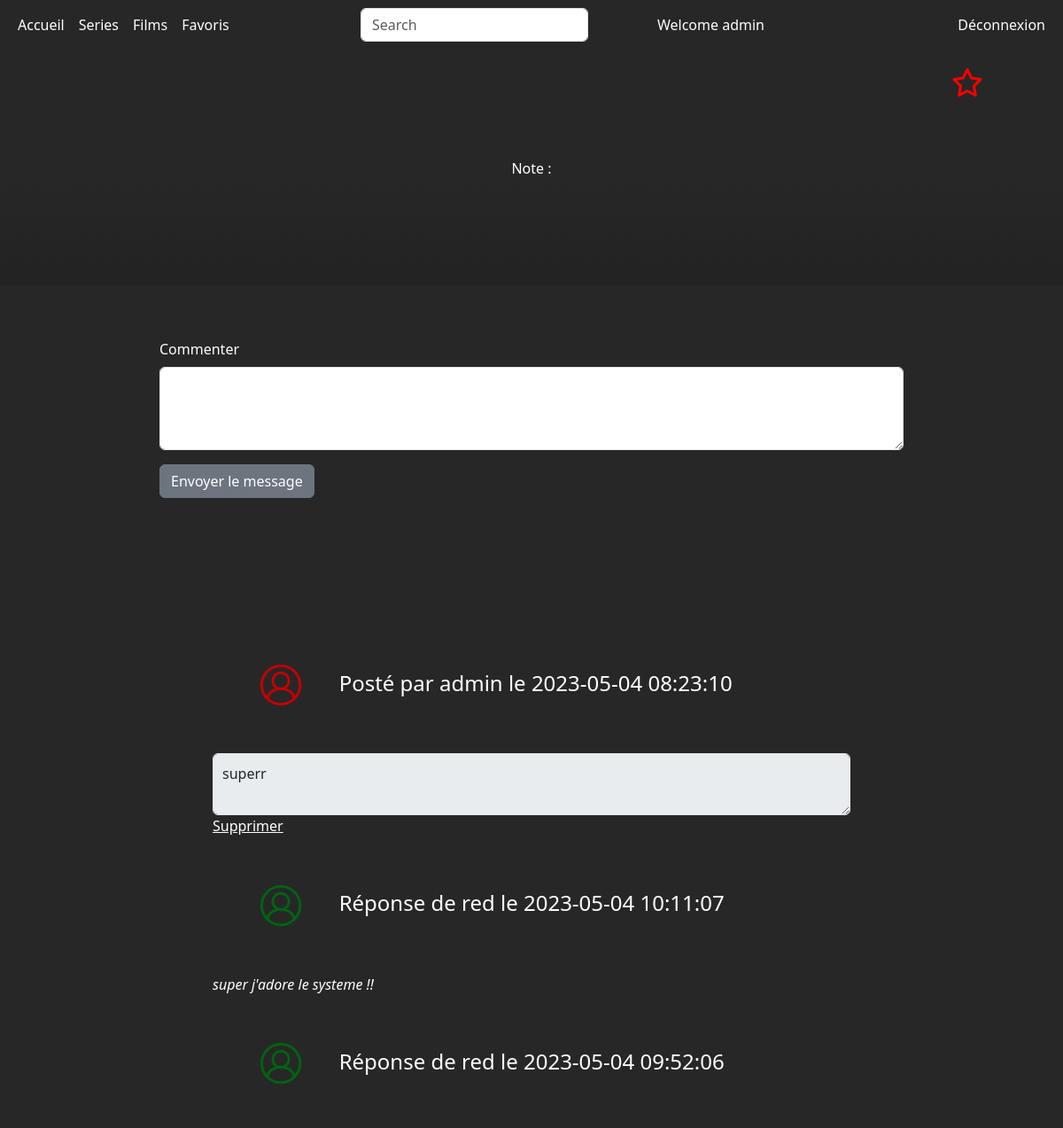
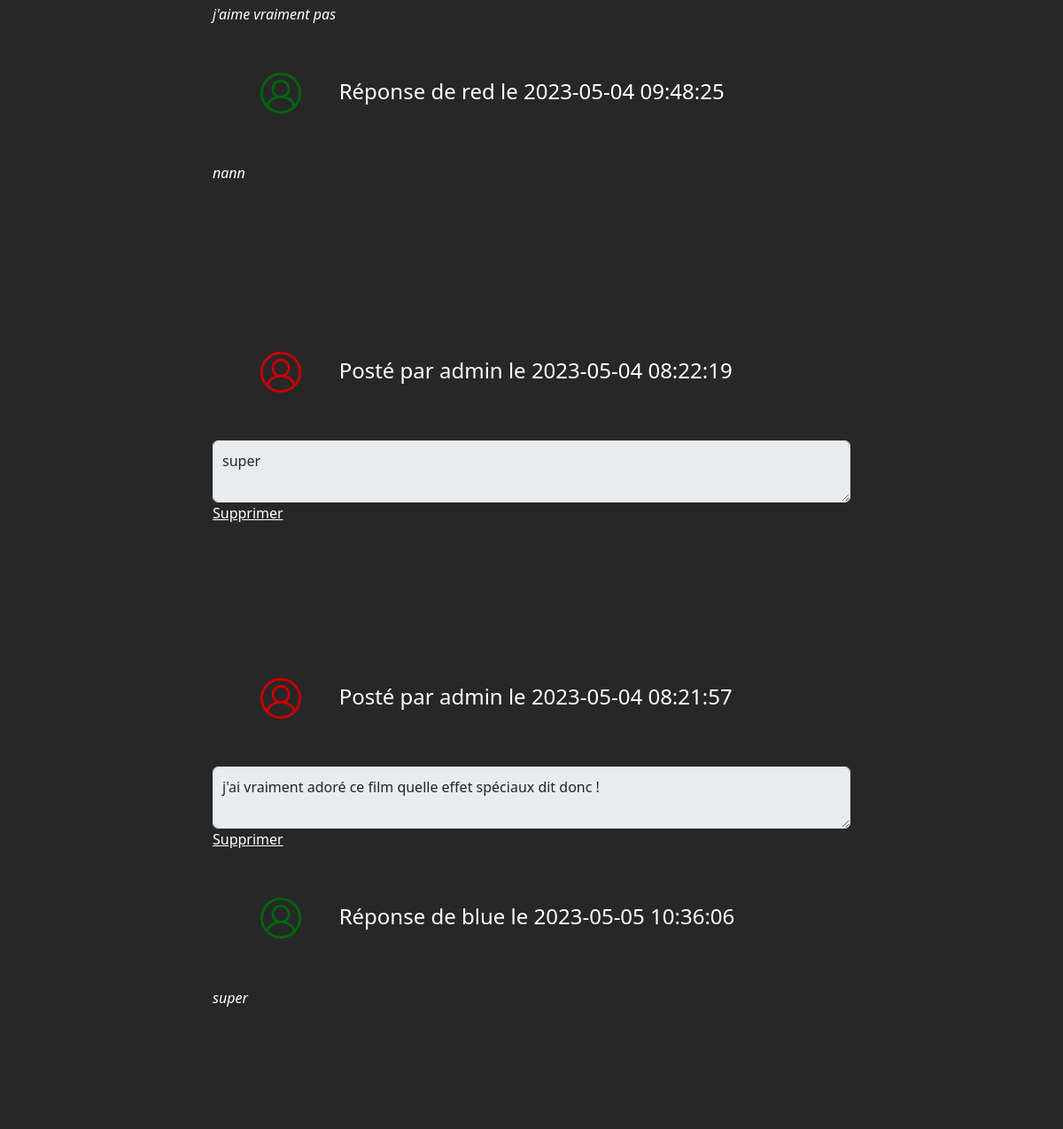
The app's page /detail.php?id=502356 (signed in) with its own data (2 pictures, top to bottom).
### tables this page shows
CREATE TABLE IF NOT EXISTS `commentaires` (
  `id` int NOT NULL AUTO_INCREMENT,
  `commentaire` text NOT NULL,
  `id_utilisateur` int NOT NULL,
  `id_film` int NOT NULL,
  `type` varchar(255) NOT NULL,
  `date` datetime NOT NULL,
  PRIMARY KEY (`id`)
);

CREATE TABLE IF NOT EXISTS `users` (
  `id` int NOT NULL AUTO_INCREMENT,
  `login` varchar(255) NOT NULL,
  `email` varchar(255) NOT NULL,
  `firstname` varchar(255) NOT NULL,
  `lastname` varchar(255) NOT NULL,
  `password` varchar(255) NOT NULL,
  `avatar` varchar(255) NOT NULL,
  PRIMARY KEY (`id`)
);

CREATE TABLE IF NOT EXISTS `reponses` (
  `id` int NOT NULL AUTO_INCREMENT,
  `reponse` text NOT NULL,
  `id_utilisateur` int NOT NULL,
  `id_commentaire` int NOT NULL,
  `date_reponse` datetime NOT NULL,
  PRIMARY KEY (`id`)
);

### detail.php (the view, shortened to what this page needs)
<!DOCTYPE html>
<html lang="en">
<head>
    <?php include_once("./inc/link.inc.php") ?>
</head>
<body id="details">
    <header>
        <?php include_once("./inc/nav-inc.php") ?>
    </header>
    <main>
        <div id="detail_container">
            <div id="film-description">
                <div id="img">
                    <form method="POST">
                        <button name="favorite" type='submit'><i id="favori" class="fa-regular fa-star" style="color: #fa0000;"></i></button>
                    </form>
                </div>
                <div id="title">
                </div>
                <div id="note">
                    Note :
                </div>
                <div id="resume">
                </div>
            </div>
            <div id="commentaire">
                <div id="add">
                    <?php
                    if (isset($_SESSION['user']) != null) { ?>
                        <form method="post" action="">
                            <div class="mb-3">
                                <label class="form-label">Commenter</label><br>
                                <textarea rows="3" class="form-control" name="commentaire"></textarea>
                            </div>
                            <div class="mb-3">
                                <input class="btn btn-secondary mb-3" type="submit" name="submit" value="Envoyer le message">
                            </div>
                        </form>
                    <?php
                    } else { ?>
                        <a class="bouton" href="./index.php?connect">Se Connecter</a>
                    <?php
                    }
                    ?>
                </div>
                <?php
                $recupCommentaire = $bdd->prepare("SELECT type, id_film ,`commentaires`.`id`,`commentaires`.`id_utilisateur`, login, avatar, commentaire , date FROM commentaires  JOIN users ON users.id = commentaires.id_utilisateur WHERE id_film = ? ORDER BY date DESC");
                $recupCommentaire->execute([$_GET['id']]);
                $commentaire = $recupCommentaire->fetchAll(PDO::FETCH_ASSOC);
                for ($i = 0; $i < sizeof($commentaire); $i++) :
                ?>
                    <div class="message">
                        <h2><?php if ($commentaire[$i]['login'] === 'admin') { ?>
                            <?php
                                echo "<img src='./style/icone-utilisateur-rouge.png'>";
                            } else {
                                echo "<img src='./style/icone-utilisateur-vert.png'>";
                            }
                            ?>
                            Posté par <?= $commentaire[$i]['login'] ?> le <?= $commentaire[$i]['date'] ?>
                        </h2>
                        <textarea class="form-control" disabled><?= $commentaire[$i]['commentaire'] ?></textarea>
                        <div id="modified">
                            <?php
                            if (isset($_SESSION['user']->login) == null) {
                                echo "";
                            } elseif ($commentaire[$i]['login'] == $_SESSION['user']->login || $_SESSION['user']->login == 'admin') { ?>
                                <a href="./detail.php?id=<?= $commentaire[$i]['id_film'] ?>&type=<?= $commentaire[$i]['type'] ?>&com_id=<?= $commentaire[$i]['id'] ?>">Supprimer</a>
                            <?php }
                            ?>
                        </div>
                        <?php
                        $recupReponse = $bdd->prepare("SELECT users.login, users.avatar, reponses.id, reponses.id_utilisateur,reponses.id_commentaire, reponses.reponse, reponses.date_reponse FROM reponses JOIN users ON reponses.id_utilisateur = users.id JOIN commentaires ON reponses.id_commentaire = commentaires.id ORDER BY date_reponse DESC;");
                        $recupReponse->execute([]);
                        $reponse = $recupReponse->fetchAll();
                        for ($a = 0; $a < sizeof($reponse); $a++) :
                            if ($reponse[$a]['id_commentaire'] == $commentaire[$i]['id']) {
                        ?>
                                <div class="reponse">
                                    <h2><?php if ($reponse[$a]['login'] === 'admin') {
                                            echo "<img src='./style/icone-utilisateur-rouge.png'>";
                                        } else {
                                            echo "<img src='./style/icone-utilisateur-vert.png'>";
                                        }
                                        ?>
                                        Réponse de <?= $reponse[$a]['login'] ?> le <?= $reponse[$a]['date_reponse'] ?>
                                    </h2>
                                    <p>
                                        <i>
                                            <?= $reponse[$a]['reponse'] ?>
                                        </i>
                                    </p>
                                </div>
                        <?php
                            }
                        endfor;
                        ?>
                    </div>
                <?php
                endfor;
                ?>
            </div>
        </div>
    </main>
</body>
</html>

### style/origin.css (style rules this page uses)
html,body { margin: 0%; background-color: #272727; padding: 0%; }
body { height: 100vh; }
#details { background-repeat: no-repeat; background-size: cover; background-attachment: fixed; }
a { text-decoration: underline; color: white; }
h2 { margin: 2.5%; font-size: 1.5rem; }
main { height: 100vh; display: flex; flex-direction: column; }
#detail_container { height: 100vh; }
#film-description { margin: 0%; padding: 0%; display: flex; flex-direction: column; }
#img { display: flex; flex-direction: row-reverse; justify-content: space-between; align-items: center; }
#img form { background: linear-gradient(0.25turn, #00000000, #272727); font-size: xx-large; padding: 1% 7% 1% 0%; }
form button { background-color: #00000000; border: none; }
#title { text-align: center; letter-spacing: 1em; padding: 2%; color: white; }
#resume { background: linear-gradient(#00000000, #222222); padding: 5%; color: white; }
#note { text-align: center; color: white; }
img { margin: 5%; height: 200px; }
#commentaire { background-color: #272727; height: auto; color: white; }
#add { padding: 5%; margin-left: 10%; margin-right: 10%; margin-bottom: 5%; }
.message { padding: 0% 20% 10% 20%; }
textarea { overflow:hidden !important; padding:10px !important; display:block !important; }
h2 img { height: 50px !important; }

### records on screen
commentaires: users.login "admin", date "2023-05-04 08:23:10", commentaire "superr"
reponses: users.login "red", date_reponse "2023-05-04 10:11:07", reponse "super j'adore le systeme !!"
reponses: users.login "red", date_reponse "2023-05-04 09:52:06", reponse "j'aime vraiment pas"
reponses: users.login "red", date_reponse "2023-05-04 09:48:25", reponse "nann"
commentaires: users.login "admin", date "2023-05-04 08:22:19", commentaire "super"
commentaires: users.login "admin", date "2023-05-04 08:21:57", commentaire "j'ai vraiment adoré ce film quelle effet spéciaux dit donc !"
reponses: users.login "blue", date_reponse "2023-05-05 10:36:06", reponse "super"

### other values on screen
$_SESSION['user']->firstname "admin"
